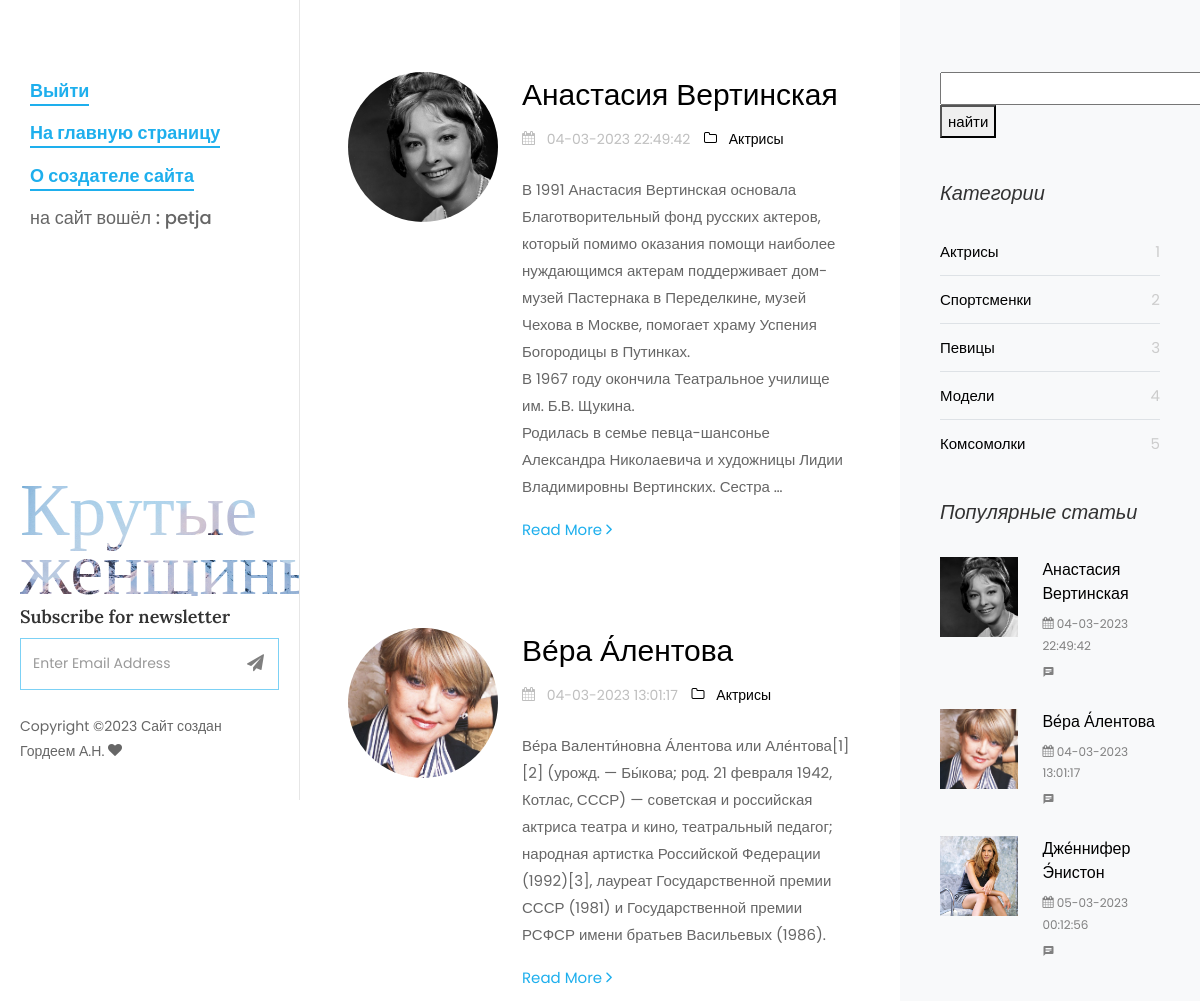
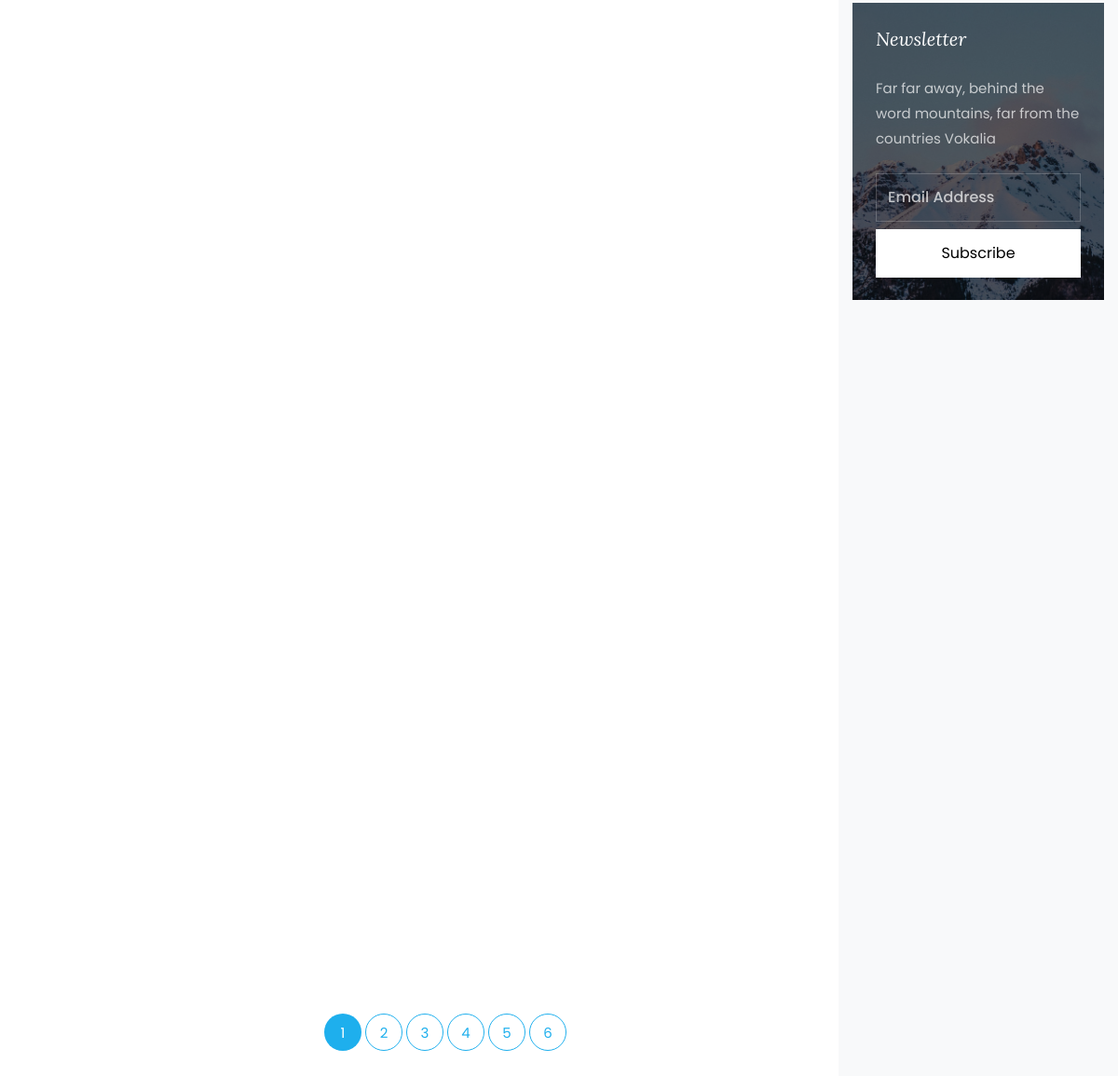
Page / (signed in) on the committed database (2 pictures, top to bottom).
### women/models.py (models this page shows, shortened)
class Women(models.Model):
    objects = None
    title = models.CharField(max_length=255, verbose_name='Заголовок')
    content = models.TextField(blank=True)
    photo = models.ImageField(upload_to="photos/%Y/%m/%d/")
    time_create = models.DateTimeField(auto_now_add=True)
    slug = models.SlugField(max_length=250, unique= True, db_index= True, verbose_name= "URL")
    time_update = models.DateTimeField(auto_now=True)
    is_published = models.BooleanField(default=True)
    cat = models.ForeignKey('Category', on_delete=models.PROTECT, )
    class Meta:
        verbose_name_plural = 'Известные женщины'
        ordering = ('cat', 'title')

class Category(models.Model):
    name = models.CharField(max_length=100, db_index=True)
    slug = models.SlugField(max_length=250, unique=True, db_index=True, verbose_name='URL')
    class Meta:
        verbose_name_plural = 'Категории'

### women/views.py (the view)
# urls.py: urlpatterns = [path('', WomenHome.as_view(), name='home'),
class WomenHome(DataMixin, ListView):
    paginate_by = 4
    model = Women
    template_name = 'women/index.html'
    context_object_name = 'post'
    def get_context_data(self, *, object_list=None, **kwargs):
        context = super().get_context_data(**kwargs)
        context['last_act'] = Women.objects.filter(cat__pk=1).order_by("-id")[0:5]
        context['last_sport'] = Women.objects.filter(cat__pk=2).order_by("-id")[0:5]
        context['last_sing'] = Women.objects.filter(cat__pk=3).order_by("-id")[0:5]
        context['last_mode'] = Women.objects.filter(cat__pk=3).order_by("-id")[0:5]
        context['last_all'] = Women.objects.filter().order_by("-id")[0:5]
        context['cats'] = Category.objects.all()
        context['menu'] = menu
        context['all'] = Women.objects.all()
        return context

### women/templates/women/index.html (shortened to what this page needs)
{% load static %}
<!DOCTYPE html>
<html lang="en">
  <head>
    <link rel="stylesheet" href="{% static 'css/open-iconic-bootstrap.min.css' %}">
    <link rel="stylesheet" href="{% static 'css/animate.css' %}">
    <link rel="stylesheet" href="{% static 'css/owl.carousel.min.css' %}">
    <link rel="stylesheet" href="{% static 'css/owl.theme.default.min.css' %}">
    <link rel="stylesheet" href="{% static 'css/magnific-popup.css' %}">
    <link rel="stylesheet" href="{% static 'css/aos.css' %}">
    <link rel="stylesheet" href="{% static 'css/ionicons.min.css' %}">
    <link rel="stylesheet" href="{% static 'css/bootstrap-datepicker.css' %}">
    <link rel="stylesheet" href="{% static 'css/jquery.timepicker.css' %}">
    <link rel="stylesheet" href="{%  static 'css/flaticon.css' %}">
    <link rel="stylesheet" href="{% static 'css/icomoon.css' %}">
    <link rel="stylesheet" href="{% static 'css/style.css' %}">
  </head>
  <body>
	{% include 'women/side-header.html' %}
		<div id="colorlib-main">
			<section class="ftco-section ftco-no-pt ftco-no-pb">
	    	<div class="container">
	    		<div class="row d-flex">
	    			<div class="col-xl-8 py-5 px-md-5">
						{% for p in post %}
	    				<div class="row pt-md-4">
			    			<div class="col-md-12">
									<div class="blog-entry ftco-animate d-md-flex">
										<a href=" {% url 'post' p.slug %} " class="img img-2"
										   style="background-image: url('{{ p.photo.url }}');"> </a>
										<div class="text text-2 pl-md-4">
				              <h3 class="mb-2"><a href="{% url 'post' p.slug %}"> {{ p.title }} </a></h3>
				              <div class="meta-wrap">
												<p class="meta">
				              		<span><i class="icon-calendar mr-2"></i> {{p.time_update|date:'d-m-Y H:i:s' }} </span>
				              		<span><a href="{% url 'category' p.cat.slug %} "><i class="icon-folder-o mr-2"></i> {{ p.cat.name }}</a></span>
				              	</p>
			              	</div>
				              <p class="mb-4"> {{ p.content | linebreaks | truncatewords:50 }}</p>
				              <p><a href=" {% url 'post' p.slug %} " class="btn-custom">Read More <span class="ion-ios-arrow-forward"></span></a></p>
				            </div>
									</div>
								</div>
			    		</div>
						{% endfor %}
			    		<div class="row">
			          <div class="col">
			            <div class="block-27">
			              <ul>{% if page_obj.has_other_pages  %}
							  {% for p in paginator.page_range %}
							  {%  if page_obj.number == p %}
							  <li class="active"><span> {{ p }}</span></li>
						  	{% else %}
			                <li><a href="?page= {{ p }}">{{ p }}</a></li>
								{% endif %}
							  	{% endfor %}
								{% endif %}
			              </ul>
			            </div>
			          </div>
			        </div>
			    	</div>
	    			{% include 'women/left-header.html' %}
							<div class="sidebar-box subs-wrap img py-4" style="background-image: url('../static/images/bg_1.jpg');">
								<div class="overlay"></div>
								<h3 class="mb-4 sidebar-heading">Newsletter</h3>
								<p class="mb-4">Far far away, behind the word mountains, far from the countries Vokalia</p>
	              <form action="#" class="subscribe-form">
	                <div class="form-group">
	                  <input type="text" class="form-control" placeholder="Email Address">
	                  <input type="submit" value="Subscribe" class="mt-2 btn btn-white submit">
	                </div>
	              </form>
	            </div>
	          </div>
	    		</div>
	    	</div>
	    </section>
		</div>
	</div>
  </body>
</html>

### women/templates/women/side-header.html (shortened to what this page needs)
{% load static %}
<div id="colorlib-page">
		<aside id="colorlib-aside" role="complementary" class="js-fullheight">
			<nav id="colorlib-main-menu" role="navigation">
				<ul>
					{% if user.is_authenticated %}
							{% for m in menu|slice:":3" %}
										<li class="colorlib-active"><a href=" {% url m.url_name %} " > {{ m.title }} </a></li>
							{% endfor %}
										<li class="pfooter ">   на сайт вошёл :  {{ user.username}} </li>
					 {% else %}
						{% for m in menu|slice:"1:5" %}
									<li class="colorlib-active" ><a href=" {% url m.url_name %} " > {{ m.title }} </a></li>
					{% endfor %}
					{% endif %}
				</ul>
			</nav>
			<div class="colorlib-footer">
				<h1 id="colorlib-logo" class="mb-1"><a href="#" style="background-image: url('../static/images/bg_1.jpg');">Крутые <span> женщины </span></a></h1>
				<div class="mb-4">
					<h3>Subscribe for newsletter</h3>
					<form action="#" class="colorlib-subscribe-form">
            <div class="form-group d-flex">
            	<div class="icon"><span class="icon-paper-plane"></span></div>
              <input type="text" class="form-control" placeholder="Enter Email Address">
            </div>
          </form>
				</div>
				<p class="pfooter">
	  Copyright &copy;<script>document.write(new Date().getFullYear());</script> Сайт создан Гордеем А.Н.  <i class="icon-heart" aria-hidden="true"></i>
	  </p>
			</div>
          	</aside>

### women/templates/women/left-header.html
{% load static %}
<div class="col-xl-4 sidebar ftco-animate bg-light pt-5">
	            <div class="sidebar-box pt-md-4">
					<form action="{% url 'search' %}" method="GET">
						<input type="text" name="q"  >
						<button>	 найти		</button>
					</form>
	            </div>
	            <div class="sidebar-box ftco-animate">
	            	<h3 class="sidebar-heading">Категории </h3>
	              <ul class="categories">
					{% for cat in cats %}
	                <li><a href=" {% url 'category' cat.slug %}"> {{ cat.name }}
						<span> {{ cat.pk }} </span></a></li>
					  {% endfor %}
	              </ul>
	            </div>
	            <div class="sidebar-box ftco-animate">
	              <h3 class="sidebar-heading">Популярные статьи </h3>
					{% for p in post|slice:":3" %}
	              <div class="block-21 mb-4 d-flex">
	                <a class="blog-img mr-4"  style="background-image: url('{{ p.photo.url }}');"></a>
	                <div class="text">
	                  <h3 class="heading"><a href="#">{{ p.title }}</a></h3>
	                  <div class="meta">
	                    <div><a href="#"><span class="icon-calendar"></span> {{p.time_update|date:'d-m-Y H:i:s' }} </a></div>
	                    <div><a href="#"><span class="icon-chat"></span> </a></div>
	                  </div>
	                </div>
	              </div>
					{% endfor %}
	            </div>

### women/static/css/icomoon.css (style rules this page uses)
[class^="icon-"], [class*=" icon-"] { font-family: 'icomoon' !important; speak: none; font-style: normal; font-weight: normal; font-variant: normal; text-transform: none; line-height: 1; -webkit-font-smoothing: antialiased; -moz-osx-font-smoothing: grayscale; }
.icon-heart:before { content: "\f004"; }
.icon-calendar:before { content: "\f073"; }
.icon-folder-o:before { content: "\f114"; }
.icon-paper-plane:before { content: "\f1d8"; }
.icon-chat:before { content: "\e0b7"; }

### rows in the picture
Women: photo (picture), title "Анастасия Вертинская", time_update "04-03-2023 22:49:42", cat.name "Актрисы", content "В 1991 Анастасия Вертинская основала Благотворительный фонд русских актеров, который помимо оказания помощи наиболее нуждающимся актерам поддерживает дом-музей Пастернака в Переделкине, музей Чехова в Москве, помогает храму Успения Богородицы в Путинках. В 1967 году окончила Театральное училище им. Б.В. Щукина. Родилась в семье певца-шансонье Александра Николаевича и художницы Лидии Владимировны Вертинских. Сестра …"
Women: photo (picture), title "Ве́ра А́лентова", time_update "04-03-2023 13:01:17", cat.name "Актрисы", content "Ве́ра Валенти́новна А́лентова или Але́нтова[1][2] (урожд. — Бы́кова; род. 21 февраля 1942, Котлас, СССР) — советская и российская актриса театра и кино, театральный педагог; народная артистка Российской Федерации (1992)[3], лауреат Государственной премии СССР (1981) и Государственной премии РСФСР имени братьев Васильевых (1986)."
Category: name "Актрисы", pk "1"
Category: name "Спортсменки", pk "2"
Category: name "Певицы", pk "3"
Category: name "Модели", pk "4"
Category: name "Комсомолки", pk "5"
Women: photo (picture), title "Дже́ннифер Э́нистон", time_update "05-03-2023 00:12:56"

### other values in the picture
{{ m.title }} "Выйти" "На главную страницу" "О создателе сайта"
{{ user.username }} "petja"
{{ p }} "1"
{{ p }} "2" "3" "4" "5" "6"
